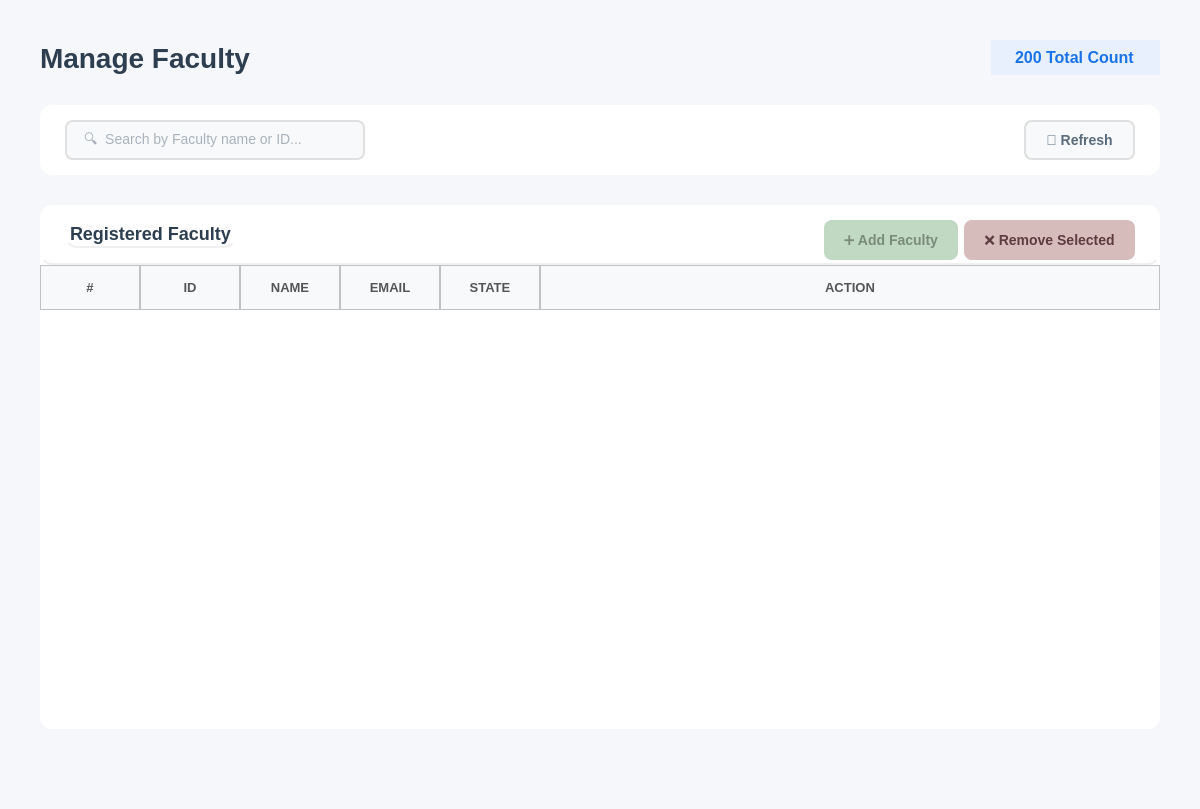
<?xml version="1.0" encoding="UTF-8"?>
<ui version="4.0">
 <class>ManageFaculty</class>
 <widget class="QWidget" name="ManageFaculty">
  <property name="geometry">
   <rect>
    <x>0</x>
    <y>0</y>
    <width>1200</width>
    <height>809</height>
   </rect>
  </property>
  <property name="windowTitle">
   <string>Pending Requests</string>
  </property>
  <property name="styleSheet">
   <string notr="true">background-color: #f5f7fa;</string>
  </property>
  <layout class="QVBoxLayout" name="mainLayout">
   <property name="spacing">
    <number>30</number>
   </property>
   <property name="leftMargin">
    <number>40</number>
   </property>
   <property name="topMargin">
    <number>40</number>
   </property>
   <property name="rightMargin">
    <number>40</number>
   </property>
   <property name="bottomMargin">
    <number>20</number>
   </property>
   <item>
    <layout class="QHBoxLayout" name="headerLayout">
     <item>
      <widget class="QLabel" name="labelTitle">
       <property name="styleSheet">
        <string notr="true">font-size: 28px; font-weight: bold; color: #2c3e50; background: transparent;</string>
       </property>
       <property name="text">
        <string>Manage Faculty</string>
       </property>
      </widget>
     </item>
     <item>
      <spacer name="headerSpacer">
       <property name="orientation">
        <enum>Qt::Orientation::Horizontal</enum>
       </property>
       <property name="sizeHint" stdset="0">
        <size>
         <width>40</width>
         <height>20</height>
        </size>
       </property>
      </spacer>
     </item>
     <item>
      <widget class="QLabel" name="labelTotalCount">
       <property name="styleSheet">
        <string notr="true">font-size: 16px;
color: #1a73e8;               /* blue text for emphasis */
font-weight: bold;
background-color: #e8f0fe;    /* light blue background */
padding: 8px 20px;
border-radius: 20px;
</string>
       </property>
       <property name="text">
        <string>200 Total Count</string>
       </property>
      </widget>
     </item>
    </layout>
   </item>
   <item>
    <widget class="QFrame" name="filterFrame">
     <property name="minimumSize">
      <size>
       <width>0</width>
       <height>70</height>
      </size>
     </property>
     <property name="maximumSize">
      <size>
       <width>16777215</width>
       <height>70</height>
      </size>
     </property>
     <property name="styleSheet">
      <string notr="true">background-color: white; border-radius: 12px;</string>
     </property>
     <property name="frameShape">
      <enum>QFrame::Shape::StyledPanel</enum>
     </property>
     <layout class="QHBoxLayout" name="filterLayout">
      <property name="leftMargin">
       <number>25</number>
      </property>
      <property name="topMargin">
       <number>15</number>
      </property>
      <property name="rightMargin">
       <number>25</number>
      </property>
      <property name="bottomMargin">
       <number>15</number>
      </property>
      <item>
       <widget class="QLineEdit" name="lineEditSearch">
        <property name="minimumSize">
         <size>
          <width>300</width>
          <height>40</height>
         </size>
        </property>
        <property name="maximumSize">
         <size>
          <width>200</width>
          <height>16777215</height>
         </size>
        </property>
        <property name="styleSheet">
         <string notr="true">QLineEdit {
    padding: 10px 15px;
    border: 2px solid #e0e0e0;
    border-radius: 8px;
    font-size: 14px;
    background-color: #f8f9fa;   /* light neutral background */
    color: #5a6c7d;             /* text color similar to buttons */
}

QLineEdit:focus {
    border-color: #f5576c;       /* accent border on focus */
    background-color: #ffffff;   /* slightly lighter when active */
}

QLineEdit:disabled {
    background-color: #ededed;   /* washed-out grey */
    color: #a1a8b3;             /* faded text */
}
</string>
        </property>
        <property name="placeholderText">
         <string>🔍  Search by Faculty name or ID...</string>
        </property>
       </widget>
      </item>
      <item>
       <spacer name="filterSpacer">
        <property name="orientation">
         <enum>Qt::Orientation::Horizontal</enum>
        </property>
        <property name="sizeHint" stdset="0">
         <size>
          <width>40</width>
          <height>20</height>
         </size>
        </property>
       </spacer>
      </item>
      <item>
       <widget class="QPushButton" name="buttonRefresh">
        <property name="minimumSize">
         <size>
          <width>100</width>
          <height>40</height>
         </size>
        </property>
        <property name="cursor">
         <cursorShape>PointingHandCursor</cursorShape>
        </property>
        <property name="styleSheet">
         <string notr="true">QPushButton {
    background-color: #f8f9fa;
    color: #5a6c7d;
    border: 2px solid #e0e0e0;
    border-radius: 8px;
    font-size: 14px;
    font-weight: bold;
    padding: 10px 20px;
}

QPushButton:hover {
    border-color: #f5576c;
    color: #f5576c;
}

QPushButton:pressed {
    background-color: #e0e0e0; /* darker grey for pressed feedback */
    border-color: #f5576c;
    color: #f5576c;
}</string>
        </property>
        <property name="text">
         <string>🔄 Refresh</string>
        </property>
       </widget>
      </item>
     </layout>
    </widget>
   </item>
   <item>
    <widget class="QFrame" name="tableFrame">
     <property name="styleSheet">
      <string notr="true">background-color: white; border-radius: 12px;</string>
     </property>
     <property name="frameShape">
      <enum>QFrame::Shape::StyledPanel</enum>
     </property>
     <layout class="QVBoxLayout" name="tableMainLayout">
      <property name="spacing">
       <number>0</number>
      </property>
      <property name="leftMargin">
       <number>0</number>
      </property>
      <property name="topMargin">
       <number>0</number>
      </property>
      <property name="rightMargin">
       <number>0</number>
      </property>
      <property name="bottomMargin">
       <number>0</number>
      </property>
      <item>
       <widget class="QFrame" name="tableHeader">
        <property name="minimumSize">
         <size>
          <width>0</width>
          <height>60</height>
         </size>
        </property>
        <property name="maximumSize">
         <size>
          <width>16777215</width>
          <height>60</height>
         </size>
        </property>
        <property name="styleSheet">
         <string notr="true">background: transparent; border-bottom: 2px solid #f0f0f0;</string>
        </property>
        <property name="frameShape">
         <enum>QFrame::Shape::StyledPanel</enum>
        </property>
        <layout class="QHBoxLayout" name="tableHeaderLayout">
         <property name="leftMargin">
          <number>25</number>
         </property>
         <property name="topMargin">
          <number>15</number>
         </property>
         <property name="rightMargin">
          <number>25</number>
         </property>
         <property name="bottomMargin">
          <number>15</number>
         </property>
         <item>
          <widget class="QLabel" name="tableTitle">
           <property name="styleSheet">
            <string notr="true">font-size: 18px; font-weight: bold; color: #2c3e50; background: transparent;</string>
           </property>
           <property name="text">
            <string>Registered Faculty</string>
           </property>
          </widget>
         </item>
         <item>
          <spacer name="tableHeaderSpacer">
           <property name="orientation">
            <enum>Qt::Orientation::Horizontal</enum>
           </property>
           <property name="sizeHint" stdset="0">
            <size>
             <width>40</width>
             <height>20</height>
            </size>
           </property>
          </spacer>
         </item>
         <item>
          <widget class="QPushButton" name="buttonAddFaculty">
           <property name="enabled">
            <bool>false</bool>
           </property>
           <property name="minimumSize">
            <size>
             <width>120</width>
             <height>40</height>
            </size>
           </property>
           <property name="cursor">
            <cursorShape>PointingHandCursor</cursorShape>
           </property>
           <property name="styleSheet">
            <string notr="true">/* ---- Approve Button ---- */
QPushButton {
    background-color: #d4edda;
    color: #155724;
    border: none;
    border-radius: 8px;
    font-size: 14px;
    font-weight: bold;
    padding: 10px 20px;
}
QPushButton:hover {
    background-color: #28a745;
    color: white;
}
QPushButton:pressed {
    background-color: #1e7e34;  /* slightly darker for pressed feedback */
}
QPushButton:disabled {
    background-color: #c1d9c3; /* more washed-out green */
    color: #7a8b7a;
}</string>
           </property>
           <property name="text">
            <string>➕ Add Faculty</string>
           </property>
          </widget>
         </item>
         <item>
          <widget class="QPushButton" name="buttonRemoveSelected">
           <property name="enabled">
            <bool>false</bool>
           </property>
           <property name="minimumSize">
            <size>
             <width>120</width>
             <height>40</height>
            </size>
           </property>
           <property name="cursor">
            <cursorShape>PointingHandCursor</cursorShape>
           </property>
           <property name="styleSheet">
            <string notr="true">/* ---- Reject Button ---- */
QPushButton {
    background-color: #f8d7da;
    color: #721c24;
    border: none;
    border-radius: 8px;
    font-size: 14px;
    font-weight: bold;
    padding: 10px 20px;
}
QPushButton:hover {
    background-color: #c82333;
    color: white;
}
QPushButton:pressed {
    background-color: #a71d2a;  /* slightly darker for pressed feedback */
}
QPushButton:disabled {
    background-color: #d7bcbc; /* more washed-out red */
    color: #5e3b3e;
}</string>
           </property>
           <property name="text">
            <string>❌ Remove Selected</string>
           </property>
          </widget>
         </item>
        </layout>
       </widget>
      </item>
      <item>
       <widget class="QTableWidget" name="tableFaculty">
        <property name="minimumSize">
         <size>
          <width>0</width>
          <height>300</height>
         </size>
        </property>
        <property name="styleSheet">
         <string notr="true">QTableWidget {
    border: none;
    background-color: white;
    gridline-color: #e5e5e5;      /* slightly darker for visibility */
    color: #222222;               /* matches QLineEdit text color */
    font-size: 14px;
}

QTableWidget::item {
    padding: 14px;
    border: none;
    color: #222222;               /* consistent text color */
}

QTableWidget::item:selected {
    background-color: #fcebed;  /* soft pink selection */
    color: #222222;             /* keep text readable */
}

QHeaderView::section {
    background-color: #f8f9fa;
    padding: 12px;
	border: 1px solid #c1c1c1; 
    font-size: 13px;
    color: #555555;               /* similar to readOnly QLineEdit text */
    font-weight: bold;
}
QTableWidget::item:focus {
    outline: none;
    border: none;
}
/* Removes weird selection rectangle */
QTableWidget::item:focus {
    outline: none;
    border: none;
}
QTableWidget::indicator {
    width: 18px;
    height: 18px;
}

QTableWidget::indicator:unchecked {
    border: 1px solid #b8b8b8;      /* soft grey border */
    background-color: #f8f8f8;      /* very light grey */
    border-radius: 3px;             /* slightly rounded */
}

QTableWidget::indicator:checked {
    border: 1px solid #5a5a5a;      /* darker grey when selected */
    background-color: #6c6c6c;      /* washed-out grey instead of harsh green */
    image: url(&quot;&quot;);                 /* remove default checkmark */
    border-radius: 3px;
}

QTableWidget::indicator:checked:hover,
QTableWidget::indicator:unchecked:hover {
    border-color: #3a3a3a;
}

QTableWidget::indicator:checked::after {
    content: &quot;&quot;;
    image: url(&quot;&quot;); /* no default checkmark */
}
/* ===== SCROLLBARS (VERTICAL &amp; HORIZONTAL) ===== */

/* Track */
QScrollBar:vertical, QScrollBar:horizontal {
    background: rgba(255, 255, 255, 0.05);  /* subtle track */
    border-radius: 6px;
    margin: 0px;  /* remove extra space */
}

/* Handle / Thumb */
QScrollBar::handle:vertical, QScrollBar::handle:horizontal {
    background: rgba(120, 120, 120, 0.35);  /* glassy thumb */
    border-radius: 6px;
    border: 1px solid rgba(255, 255, 255, 0.2); /* subtle highlight */
    min-height: 30px; /* vertical */
    min-width: 30px;  /* horizontal */
}

QScrollBar::handle:vertical:hover,
QScrollBar::handle:horizontal:hover {
    background: rgba(120, 120, 120, 0.55);
}

/* Buttons (up/down or left/right) */
QScrollBar::add-line:vertical, QScrollBar::sub-line:vertical,
QScrollBar::add-line:horizontal, QScrollBar::sub-line:horizontal {
    width: 16px;  /* horizontal buttons width */
    height: 16px; /* vertical buttons height */
    background: rgba(180, 180, 180, 0.35);
    border-radius: 4px;
}

/* Arrow icons */
QScrollBar::up-arrow:vertical, QScrollBar::down-arrow:vertical,
QScrollBar::left-arrow:horizontal, QScrollBar::right-arrow:horizontal {
    width: 6px;
    height: 6px;
    background: transparent;
}

/* Remove blank areas */
QScrollBar::add-page:vertical, QScrollBar::sub-page:vertical,
QScrollBar::add-page:horizontal, QScrollBar::sub-page:horizontal {
    background: none;
}

/* Sizes */
QScrollBar:vertical { width: 12px; }
QScrollBar:horizontal { height: 12px; }
</string>
        </property>
        <property name="editTriggers">
         <set>QAbstractItemView::EditTrigger::NoEditTriggers</set>
        </property>
        <property name="alternatingRowColors">
         <bool>true</bool>
        </property>
        <property name="selectionMode">
         <enum>QAbstractItemView::SelectionMode::ContiguousSelection</enum>
        </property>
        <property name="verticalScrollMode">
         <enum>QAbstractItemView::ScrollMode::ScrollPerPixel</enum>
        </property>
        <property name="horizontalScrollMode">
         <enum>QAbstractItemView::ScrollMode::ScrollPerPixel</enum>
        </property>
        <property name="cornerButtonEnabled">
         <bool>true</bool>
        </property>
        <attribute name="horizontalHeaderStretchLastSection">
         <bool>true</bool>
        </attribute>
        <attribute name="verticalHeaderVisible">
         <bool>false</bool>
        </attribute>
        <attribute name="verticalHeaderCascadingSectionResizes">
         <bool>true</bool>
        </attribute>
        <column>
         <property name="text">
          <string>#</string>
         </property>
        </column>
        <column>
         <property name="text">
          <string>ID</string>
         </property>
        </column>
        <column>
         <property name="text">
          <string>NAME</string>
         </property>
        </column>
        <column>
         <property name="text">
          <string>EMAIL</string>
         </property>
        </column>
        <column>
         <property name="text">
          <string>STATE</string>
         </property>
        </column>
        <column>
         <property name="text">
          <string>ACTION</string>
         </property>
        </column>
       </widget>
      </item>
     </layout>
    </widget>
   </item>
   <item>
    <spacer name="verticalSpacer">
     <property name="orientation">
      <enum>Qt::Orientation::Vertical</enum>
     </property>
     <property name="sizeType">
      <enum>QSizePolicy::Policy::Maximum</enum>
     </property>
     <property name="sizeHint" stdset="0">
      <size>
       <width>20</width>
       <height>60</height>
      </size>
     </property>
    </spacer>
   </item>
  </layout>
 </widget>
 <resources/>
 <connections/>
</ui>
